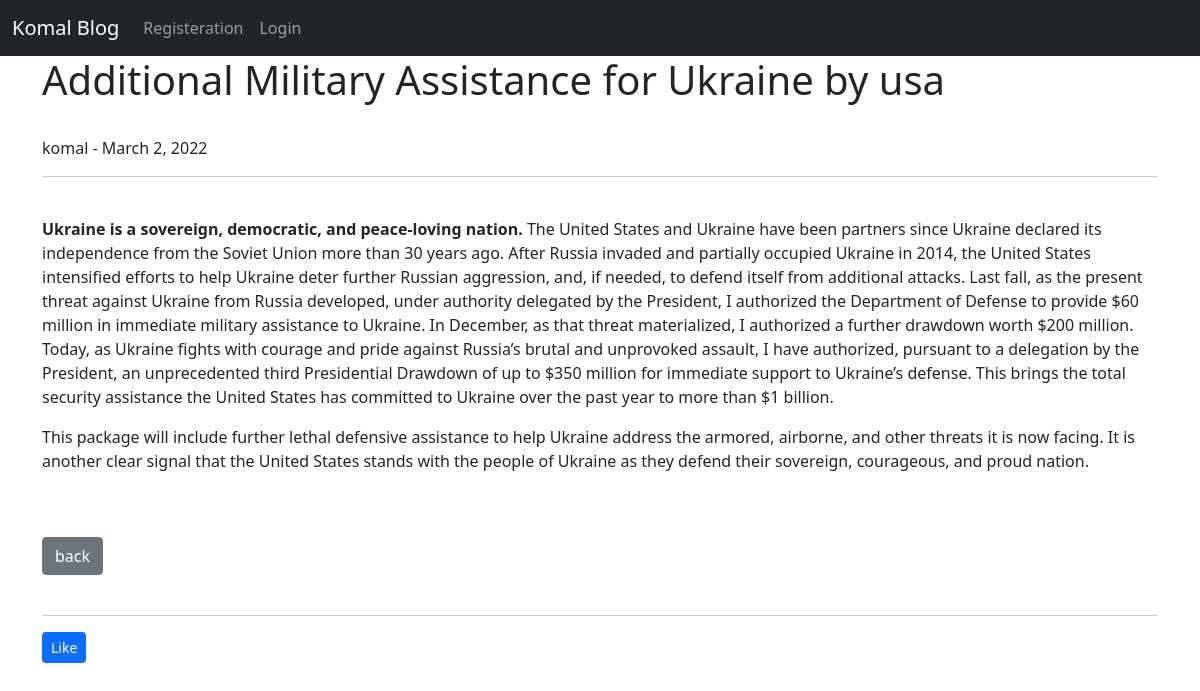
Page /artical/7 on the committed database.
### egg/models.py (models this page shows, shortened)
class post(models.Model):
    title  = models.CharField(max_length=255)
    author = models.ForeignKey(User, on_delete=models.CASCADE)
    body = models.TextField()
    post_date = models.DateField(auto_now_add=True)
    category = models.CharField(max_length=255,default='indian')
    likes = models.ManyToManyField(User, related_name = 'blog_posts')

### egg/views.py (the view)
# urls.py: path('artical/<int:pk>',inputview.as_view(),name="input"),
class inputview(DetailView):
    model = post
    template_name ='input.html'

### templates/input.html (shortened to what this page needs)
{% extends 'base.html' %}
{% block content %}
<h1>{{post.title}}</h1><br>
{{ post.author.first_name }} - {{ post.post_date }} &nbsp
<hr>
<br>
{{post.body |safe }}<br>
<br>
<a href="{% url 'home' %}" class="btn btn-secondary"> back </a>
<br><br>
<hr>
<form action = "{% url 'like_post' post.pk%}" method = "post">
  <button type = "submit", neme = "post_id,  value="{{ post.id  }}", class="btn btn-primary btn-sm">Like</button>
</form>
{% endblock %}

### rows in the picture
post: title "Additional Military Assistance for Ukraine by usa", author.first_name "komal", post_date "March 2, 2022", body "Ukraine is a sovereign, democratic, and peace-loving nation. The United States and Ukraine have been partners since Ukraine declared its independence from the Soviet Union more than 30 years ago. After Russia invaded and partially occupied Ukraine in 2014, the United States intensified efforts to help Ukraine deter further Russian aggression, and, if needed, to defend itself from additional attacks. Last fall, as the present threat against Ukraine from Russia developed, under authority delegated by the President, I authorized the Department of Defense to provide $60 million in immediate military assistance to Ukraine. In December, as that threat materialized, I authorized a further drawdown…"
